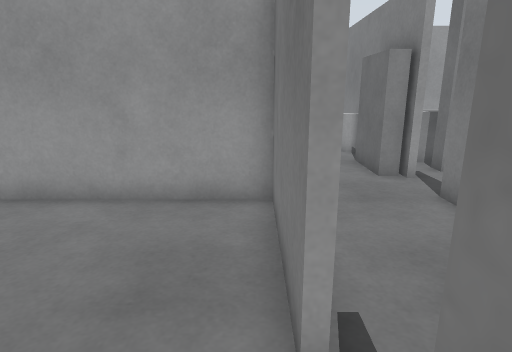
View 1 (above)

22 first-person views from a walk through a world built for the Gazebo simulator. The camera is 1.2 m above the floor, tilts 14° down and sees 75° across. The floor is counted in squares, 0.5 m on a side. Each view is taken from the middle of a square. On the plan, view 1 faces up. The plan holds only what a view shows up to about 19 squares ahead; the rest is blank.

View 2
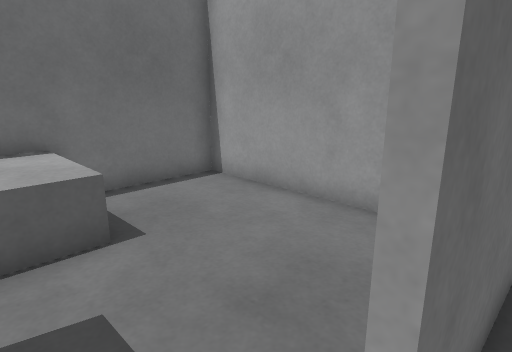

View 3
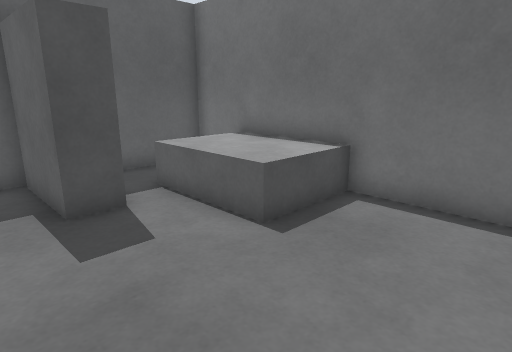

View 4
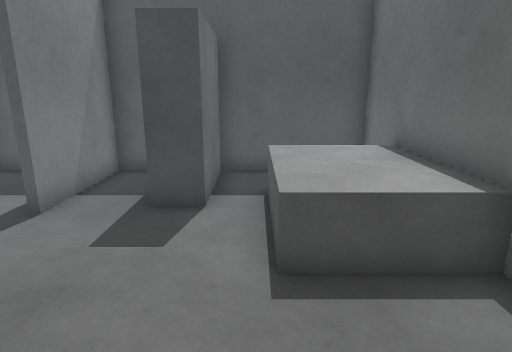

View 5
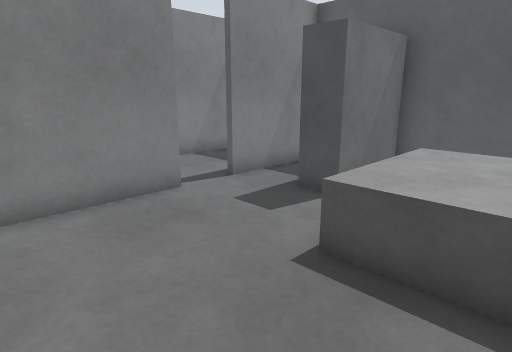

View 6
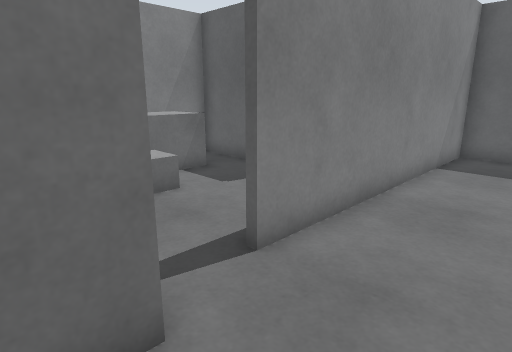

View 7
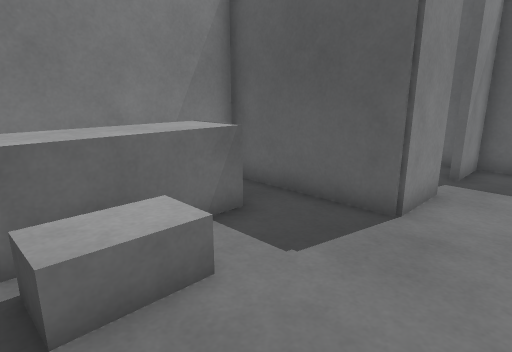

View 8
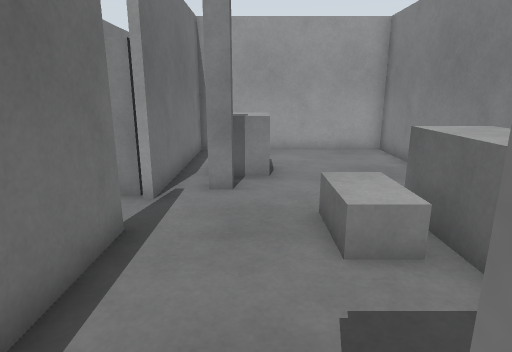

View 9
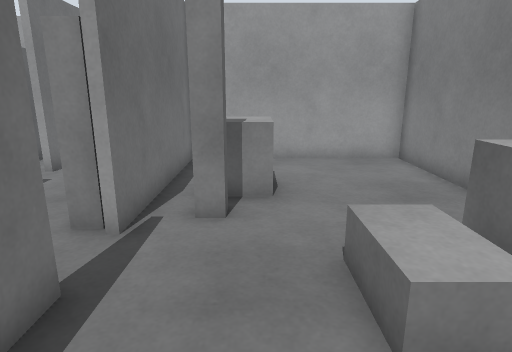

View 10
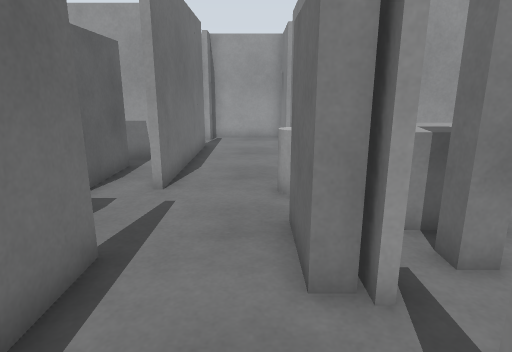

View 11
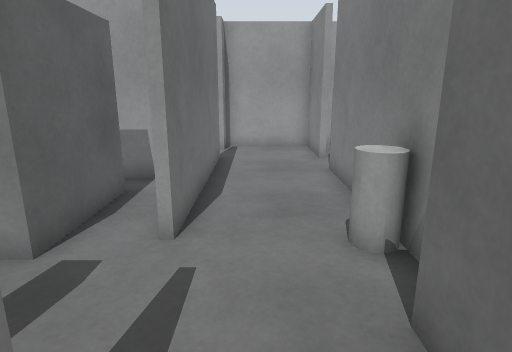

View 12
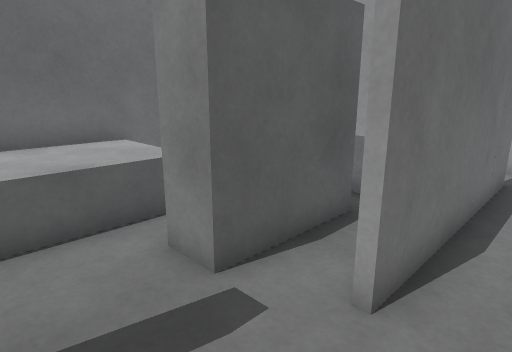

View 13
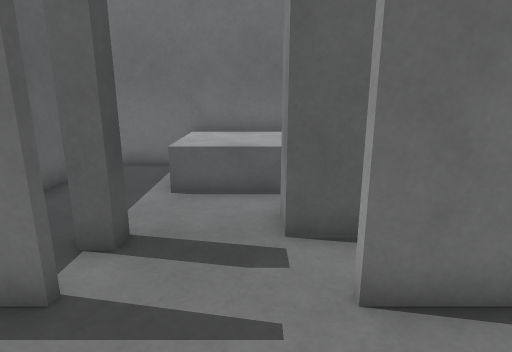

View 14
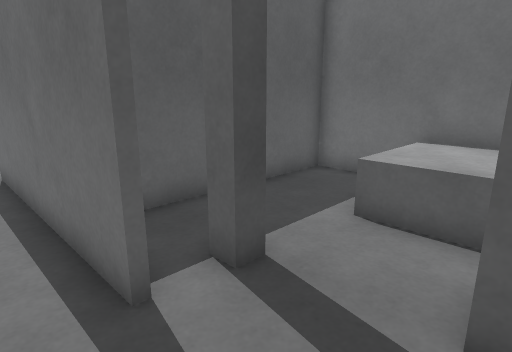

View 15
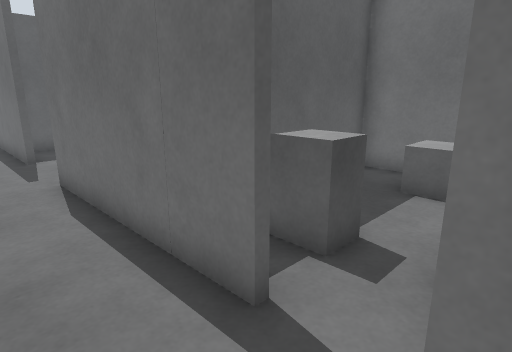

View 16
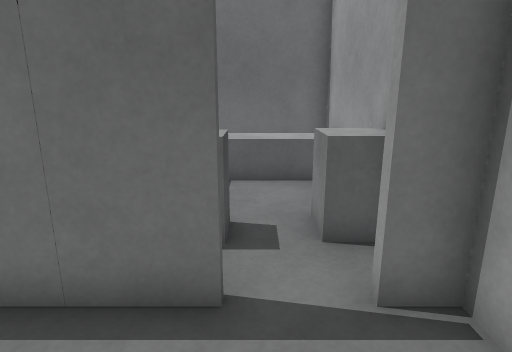

View 17
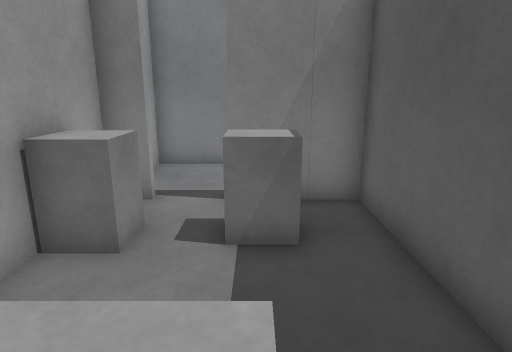

View 18
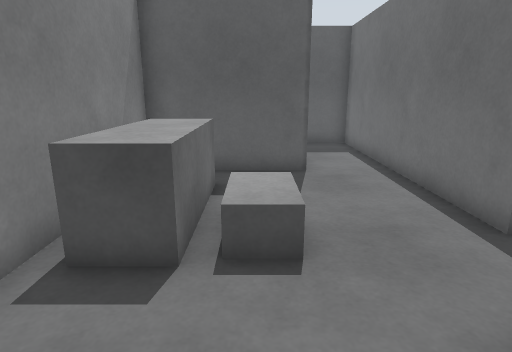

View 19
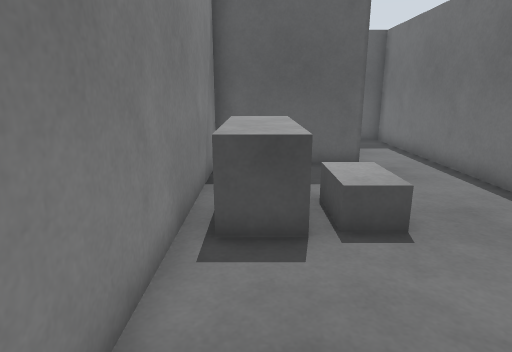

View 20
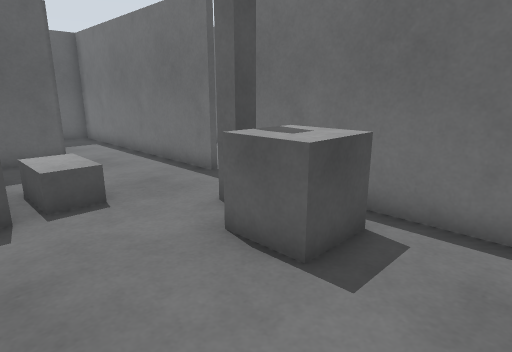

View 21
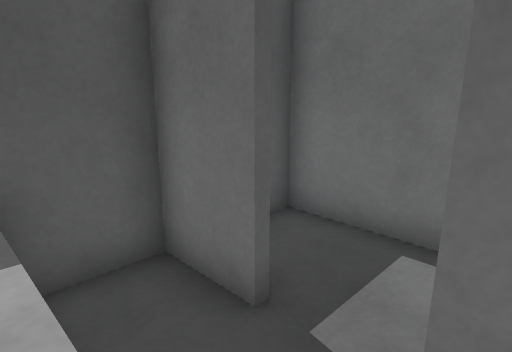

View 22
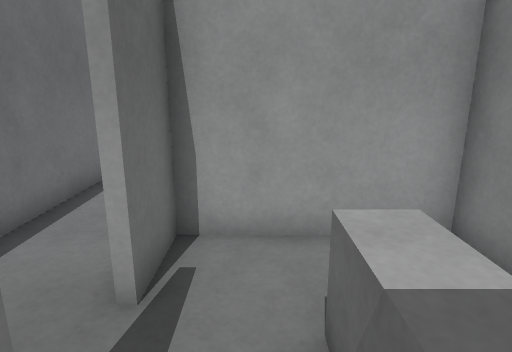

### Floor plan
Points are (right, up) in squares from view 1. A wall is a line through its corners. A room is listed if a view was taken in it or the views show most of it. See-through windows are left out.
Room 1 (views 1, 3, 4, 5)
walls: (0.4, 2.4) (0.4, 7.4) (-7.4, 7.4) (-7.4, 3.6); (-1.5, -3.4) (0.4, -3.4) (0.4, 0.6); (-7.4, -1.6) (-7.4, -3.4) (-3.5, -3.4)
ways out: opening at (1, 1.5) to room 2
objects: grey box (-7, -1) to (-5, 3); wardrobe (-3, -3) to (-2, 0)
Room 2 (views 2, 10, 11)
walls: (2.8, -3.4) (4.4, -3.4) (4.4, 7.6); (4.2, 9.6) (3.6, 9.6); (0.6, 9.6) (0.6, 2.4)
ways out: opening at (1, 1.5) to room 1; opening at (2.5, 10) to room 3; opening at (5, 8.5) to room 4
Room 3 (views 6, 12, 13, 14, 15, 16)
walls: (4.4, 14.6) (4.4, 19.6); (4.4, 21.4) (4.4, 24.4) (0.4, 24.4); (0.6, 21.6) (0.6, 14.1); (0.6, 10.6) (0.6, 9.6); (3.6, 9.6) (3.6, 12.1); (4.4, 9.4) (4.4, 10.4); (0.6, 24.5) (0.6, 23.4)
ways out: opening at (2.5, 10) to room 2; opening at (1, 22.5) to room 5; opening at (1, 12.5) to room 7; opening at (5, 21.5)
objects: grey cylinder (4, 14)
Room 4 (views 7, 8, 9, 18, 19, 20)
walls: (4.6, 7.6) (4.6, -3.4) (7.4, -3.4) (7.4, -1.4); (12.4, 3) (12.4, 16.4) (11.4, 16.4); (9.5, 16.4) (4.6, 16.4) (4.6, 9.4); (7.4, 0.4) (7.4, 2.6) (12.4, 2.6)
ways out: opening at (5, 8.5) to room 2; opening at (8, -0.5) to room 6
objects: pillar (6, 10) to (6, 11); grey box (6, 12) to (7, 13); grey box (9, 7) to (9, 8); grey box (10, 5) to (11, 8)
Room 5 (view 17)
walls: (-2.4, 24.4) (-4.5, 24.4); (-6.4, 24.4) (-7.4, 24.4) (-7.4, 18.6) (-4.4, 18.6); (-2.6, 18.6) (0.4, 18.6) (0.4, 21.6); (0.4, 23.4) (0.4, 24.4) (-0.6, 24.4)
ways out: opening at (1, 22.5) to room 3; opening at (-3.5, 19) to room 7
objects: grey box (-6, 21) to (-5, 24); grey box (-2, 21) to (-1, 21); grey box (-2, 23) to (-1, 24)
Room 6 (views 21, 22)
walls: (7.6, -1.4) (7.6, -3.4) (9.6, -3.4); (12.4, 1) (12.4, 3); (12.5, 2.4) (7.6, 2.4) (7.6, 0.4)
ways out: opening at (8, -0.5) to room 4
objects: TV cabinet (10, -3) to (10, 0)
Room 7 (no view inside)
walls: (-7.4, 12.6) (-7.4, 7.6) (-0.1, 7.6); (-7.4, 16.2) (-7.4, 15.6); (-0.9, 18.4) (-2, 18.4)
ways out: opening at (1, 12.5) to room 3; opening at (-3.5, 19) to room 5
objects: grey box (-7, 11) to (-4, 15); wardrobe (-2, 14) to (-2, 17); pillar (-1, 10) to (-1, 11)

Positions as (right, up) in squares from view 1, and headings:
1: (0, 0), facing up
2: (1, 1), facing up-left
3: (0, 7), facing down-left
4: (-4, 7), facing down
5: (-7, 7), facing down-right
6: (1, 11), facing down-right
7: (5, 9), facing down-right
8: (7, 2), facing up
9: (7, 4), facing up
10: (3, 6), facing up
11: (2, 9), facing up
12: (2, 11), facing up-left
13: (4, 13), facing left
14: (2, 14), facing down-left
15: (3, 24), facing down-left
16: (4, 22), facing left
17: (-7, 21), facing right
18: (9, 13), facing down
19: (11, 14), facing down
20: (11, 16), facing down-left
21: (10, 1), facing down-left
22: (9, -3), facing up
